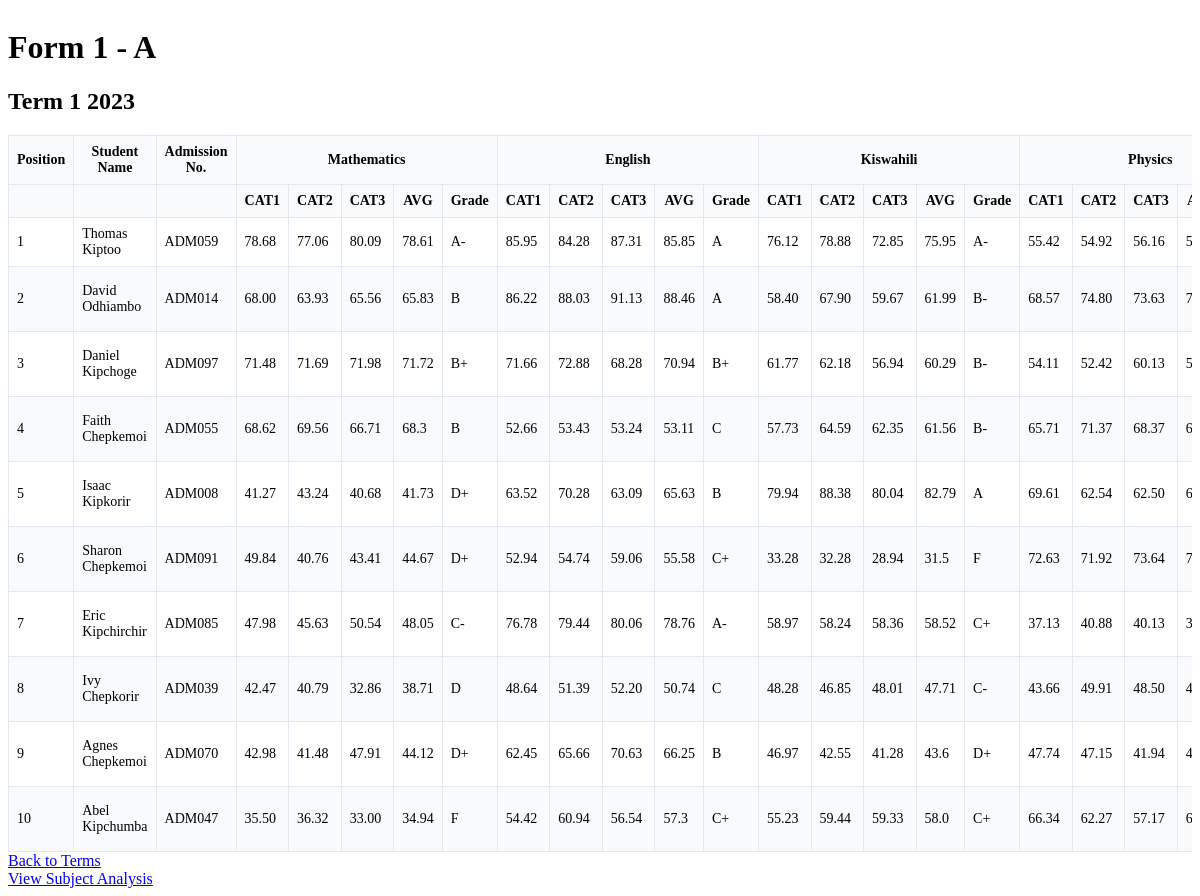
The page /classes/1/terms/7/students/ on the database its author committed.
### myapp/models.py (models this page shows, shortened)
class Class_of_study(models.Model):
    name = models.CharField(max_length=50)  # Form 1, Form 2, etc.
    stream = models.CharField(max_length=50)  # Stream A, B, C, etc.

class Term(models.Model):
    name = models.CharField(max_length=50)  # Term 1, Term 2, Term 3
    year = models.IntegerField()  # e.g., 2023

class Subject(models.Model):
    name = models.CharField(max_length=100, unique=True)  # Math, English, etc.
    code = models.CharField(max_length=10, unique=True)

class Student(models.Model):
    name = models.CharField(max_length=100)
    admission_number = models.CharField(max_length=20, unique=True)
    date_of_birth = models.DateField()
    current_class = models.ForeignKey(Class_of_study, on_delete=models.SET_NULL, null=True, related_name='students')
    gender = models.CharField(max_length=10, choices=[('M', 'Male'), ('F', 'Female')], null=True, blank=True)
    admission_date = models.DateField(null=True, blank=True)
    address = models.TextField(null=True, blank=True)
    father_name = models.CharField(max_length=100, null=True, blank=True)
    father_phone = models.CharField(max_length=15, null=True, blank=True)
    father_occupation = models.CharField(max_length=100, null=True, blank=True)
    mother_name = models.CharField(max_length=100, null=True, blank=True)
    mother_phone = models.CharField(max_length=15, null=True, blank=True)
    mother_occupation = models.CharField(max_length=100, null=True, blank=True)
    guardian_name = models.CharField(max_length=100, null=True, blank=True)
    guardian_phone = models.CharField(max_length=15, null=True, blank=True)
    guardian_relationship = models.CharField(max_length=50, null=True, blank=True)
    guardian_address = models.TextField(null=True, blank=True)
    emergency_contact_name = models.CharField(max_length=100, null=True, blank=True)
    emergency_contact_phone = models.CharField(max_length=15, null=True, blank=True)
    emergency_contact_relationship = models.CharField(max_length=50, null=True, blank=True)
    blood_group = models.CharField(max_length=5, null=True, blank=True)
    medical_conditions = models.TextField(null=True, blank=True)
    previous_school = models.CharField(max_length=200, null=True, blank=True)
    remarks = models.TextField(null=True, blank=True)
    created_at = models.DateTimeField(auto_now_add=True)
    updated_at = models.DateTimeField(auto_now=True)
    class Meta:
        ordering = ['admission_number']

class CAT(models.Model):
    student = models.ForeignKey(Student, on_delete=models.CASCADE, related_name='cats')
    subject = models.ForeignKey(Subject, on_delete=models.CASCADE)
    term = models.ForeignKey(Term, on_delete=models.CASCADE)
    cat1 = models.FloatField(default=0)
    cat2 = models.FloatField(default=0)
    cat3 = models.FloatField(default=0)
    end_term = models.FloatField(default=0)  # Will store the average of CATs
    grade_points = models.FloatField(default=0.0)  # Store the numerical grade points
    letter_grade = models.CharField(max_length=2, default='F')  # Store the letter grade
    position = models.CharField(max_length=20, default='Fail')  # Store the class position
    def calculate_average(self):
        return self.end_term
    def assign_grade_points(self):
        average = self.calculate_average()
        if average >= 80:
            return 4.0, 'A'
        elif average >= 75:
            return 3.7, 'A-'
        elif average >= 70:
            return 3.3, 'B+'
        elif average >= 65:
            return 3.0, 'B'
        elif average >= 60:
            return 2.7, 'B-'
        elif average >= 55:
            return 2.3, 'C+'
        elif average >= 50:
            return 2.0, 'C'
        elif average >= 45:
            return 1.7, 'C-'
        elif average >= 40:
            return 1.3, 'D+'
        elif average >= 35:
            return 1.0, 'D'
        else:
            return 0.0, 'F'
    def determine_position(self):
        average = self.calculate_average()
        if average >= 70:
            return "First Class"
        elif average >= 60:
            return "Second Class Upper"
        elif average >= 50:
            return "Second Class Lower"
        elif average >= 40:
            return "Pass"
        else:
            return "Fail"

### myapp/views.py (the view)
# urls.py: path('', views.general_student_list, name='student_list'),
def student_list(request, class_id, term_id):
    class_of_study = get_object_or_404(Class_of_study, id=class_id)
    term = get_object_or_404(Term, id=term_id)
    students = Student.objects.filter(current_class=class_of_study)
    subjects = Subject.objects.all()
    students_results = {}
    student_averages = {}
    for student in students:
        students_results[student.id] = {}
        cats = CAT.objects.filter(student=student, term=term)
        total_score = 0
        valid_subjects = 0
        for cat in cats:
            students_results[student.id][cat.subject.id] = cat
            total_score += cat.end_term
            valid_subjects += 1
        if valid_subjects > 0:
            term_average = round(total_score / valid_subjects, 2)
            temp_cat = CAT(cat1=term_average, cat2=term_average, cat3=term_average)
            temp_cat.end_term = term_average
            grade_points, letter_grade = temp_cat.assign_grade_points()
            position = temp_cat.determine_position()
            student_averages[student.id] = {
                'average': term_average,
                'grade': letter_grade,
                'grade_points': grade_points,
                'position': position,
                'name': student.name,
                'admission': student.admission_number
            }
    sorted_students = dict(sorted(
        student_averages.items(),
        key=lambda x: x[1]['average'],
        reverse=True
    ))
    position = 1
    for student_id in sorted_students:
        sorted_students[student_id]['position_number'] = position
        position += 1
    return render(request, 'school/student_list.html', {
        'class_of_study': class_of_study,
        'term': term,
        'students': sorted_students,
        'subjects': subjects,
        'students_results': students_results,
    })

### myapp/templatetags/school_tags.py (called while the page is built)
@register.filter
def get_item(dictionary, key):
    return dictionary.get(key)

### templates/school/student_list.html (shortened to what this page needs)
{% load school_tags %}
<div class="container mx-auto p-4">
    <h1 class="text-2xl font-bold mb-2">{{ class_of_study.name }} - {{ class_of_study.stream }}</h1>
    <h2 class="text-xl mb-4">{{ term.name }} {{ term.year }}</h2>
    <div class="overflow-x-auto">
        <table class="min-w-full bg-white border border-gray-300">
            <thead>
                <tr class="bg-gray-100">
                    <th class="border p-2">Position</th>
                    <th class="border p-2">Student Name</th>
                    <th class="border p-2">Admission No.</th>
                    {% for subject in subjects %}
                        <th colspan="5" class="border p-2 text-center">{{ subject.name }}</th>
                    {% endfor %}
                </tr>
                <tr class="bg-gray-50">
                    <th class="border p-2"></th>
                    <th class="border p-2"></th>
                    <th class="border p-2"></th>
                    {% for subject in subjects %}
                        <th class="border p-2">CAT1</th>
                        <th class="border p-2">CAT2</th>
                        <th class="border p-2">CAT3</th>
                        <th class="border p-2">AVG</th>
                        <th class="border p-2">Grade</th>
                    {% endfor %}
                </tr>
            </thead>
            <tbody>
                {% for student_id, student_data in students.items %}
                    <tr class="{% cycle 'bg-white' 'bg-gray-50' %}">
                        <td class="border p-2 text-center font-bold">{{ student_data.position_number }}</td>
                        <td class="border p-2">{{ student_data.name }}</td>
                        <td class="border p-2">{{ student_data.admission }}</td>
                        {% for subject in subjects %}
                            {% with cat_result=students_results|get_item:student_id|get_item:subject.id %}
                                {% if cat_result %}
                                    <td class="border p-2 text-center">{{ cat_result.cat1|floatformat:2 }}</td>
                                    <td class="border p-2 text-center">{{ cat_result.cat2|floatformat:2 }}</td>
                                    <td class="border p-2 text-center">{{ cat_result.cat3|floatformat:2  }}</td>
                                    <td class="border p-2 text-center">{{ cat_result.end_term }}</td>
                                    <td class="border p-2 text-center">{{ cat_result.letter_grade }}</td>
                                {% else %}
                                    <td class="border p-2 text-center">-</td>
                                    <td class="border p-2 text-center">-</td>
                                    <td class="border p-2 text-center">-</td>
                                    <td class="border p-2 text-center">-</td>
                                    <td class="border p-2 text-center">-</td>
                                {% endif %}
                            {% endwith %}
                        {% endfor %}
                    </tr>
                {% empty %}
                    <tr>
                        <td colspan="{{ subjects|length|multiply:5|add:5 }}" class="border p-4 text-center">
                            No students found.
                        </td>
                    </tr>
                {% endfor %}
            </tbody>
        </table>
    </div>
    <div class="mt-4">
        <a href="{% url 'term_list' class_of_study.id %}"
           class="bg-blue-500 hover:bg-blue-700 text-white font-bold py-2 px-4 rounded">
            Back to Terms
        </a>
    </div>
        <div class="mt-4 flex space-x-4">
            <a href="{% url 'subject_analysis' class_of_study.id term.id %}"
            class="bg-green-500 hover:bg-green-700 text-white font-bold py-2 px-4 rounded">
                View Subject Analysis
            </a>
        </div>
</div>

### templates/school/student_list.html (style rules this page uses)
.container { max-width: 100%; overflow-x: auto; }
table { border-collapse: collapse; width: 100%; }
th, td { border: 1px solid #e2e8f0; padding: 8px; font-size: 14px; }
th { background-color: #f8fafc; font-weight: bold; }
tbody tr:nth-child(even) { background-color: #f8fafc; }

### rows shown on the page
Class_of_study: name "Form 1", stream "A"
Term: name "Term 1", year "2023"
Subject: name "Mathematics"
Subject: name "English"
Subject: name "Kiswahili"
Subject: name "Physics"
Student: name "Thomas Kiptoo", admission "ADM059"
Student: name "David Odhiambo", admission "ADM014"
Student: name "Daniel Kipchoge", admission "ADM097"
Student: name "Faith Chepkemoi", admission "ADM055"
Student: name "Isaac Kipkorir", admission "ADM008"
Student: name "Sharon Chepkemoi", admission "ADM091"
Student: name "Eric Kipchirchir", admission "ADM085"
Student: name "Ivy Chepkorir", admission "ADM039"
Student: name "Agnes Chepkemoi", admission "ADM070"
Student: name "Abel Kipchumba", admission "ADM047"

### other values the page prints
{{ student_data.position_number }} "1" "2" "3" "4" "5" "6" "7" "8" "9" "10"
